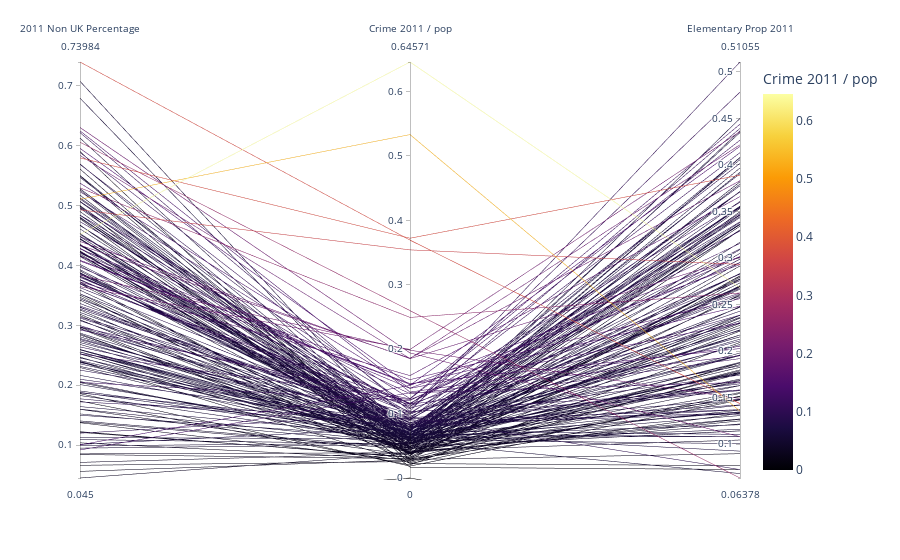

Notebook code for this chart:
### Code cell
pd.DataFrame.iteritems = pd.DataFrame.items #workaround due to version changes of Databricks Runtime
#grid_clip2['V_High'] = (grid_clip2[ 'Median Price Per Area'] > 12000).astype(int)

sampled_df = crime_final.sample(n=200, random_state=42)
fig = px.parallel_coordinates(sampled_df,
                            dimensions=['2011 Non UK Percentage' , 'Crime 2011 / pop','Elementary Prop 2011'],
                            color='Crime 2011 / pop',  # Change the color based on 'Crime 2011 / pop' column
                            color_continuous_scale=('Inferno'))  # Change the color scale if needed))
fig. show()

### Figure 1 — Plotly figure (JSON) as saved in the notebook; plotly's stock layout.template omitted (floating-point values rounded to 4 significant figures; data arrays with more than 128 entries replaced by an {"elided": "..."} marker saying what was removed)
{"data": [{"dimensions": [{"label": "2011 Non UK Percentage", "values": {"elided": "200 float values"}}, {"label": "Crime 2011 / pop", "values": {"elided": "200 float values"}}, {"label": "Elementary Prop 2011", "values": {"elided": "200 float values"}}], "domain": {"x": [0, 1], "y": [0, 1]}, "line": {"color": {"elided": "200 float values"}, "coloraxis": "coloraxis"}, "name": "", "type": "parcoords"}], "layout": {"coloraxis": {"colorbar": {"title": {"text": "Crime 2011 / pop"}}, "colorscale": [[0, "#000004"], [0.1111, "#1b0c41"], [0.2222, "#4a0c6b"], [0.3333, "#781c6d"], [0.4444, "#a52c60"], [0.5556, "#cf4446"], [0.6667, "#ed6925"], [0.7778, "#fb9b06"], [0.8889, "#f7d13d"], [1, "#fcffa4"]]}, "legend": {"tracegroupgap": 0}, "margin": {"t": 60}}}
